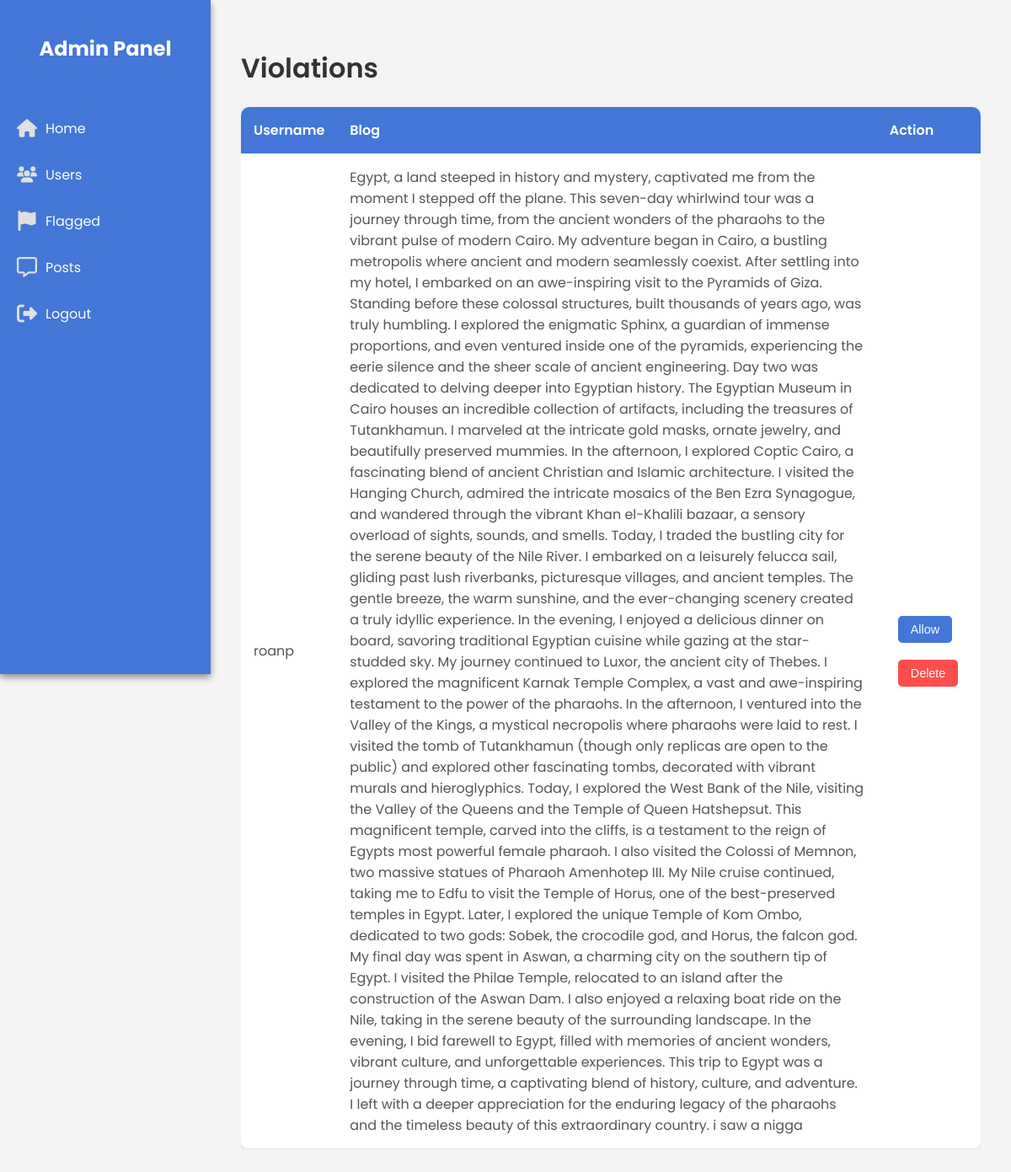
Page /flags on the committed database.
### app/models.py (models this page shows, shortened)
class SearchableMixin(object):
    @classmethod
    def before_commit(cls, session):
        session._changes = {
            'add': list(session.new),
            'update': list(session.dirty),
            'delete': list(session.deleted)
        }

class User(db.Model, UserMixin, SearchableMixin):
    __tablename__ = 'user'
    __searchable__ = ['username', 'email']
    id = db.Column(db.Integer, primary_key=True)
    username = db.Column(db.String(80), unique=True, nullable=False)
    password = db.Column(db.String(80), nullable=False)
    email = db.Column(db.String(120), unique=True, nullable=False)
    phone_number = db.Column(db.Integer, unique=True, nullable=False)
    profile_pic = db.Column(db.String(120), nullable=False, default='profile.jpg')

class Post(db.Model, SearchableMixin):
    __tablename__ = 'post'
    __searchable__ = ['title', 'location', 'category', 'content']
    id = db.Column(db.Integer, primary_key=True)
    title = db.Column(db.String(255), nullable=True)
    location = db.Column(db.String(255), nullable=True)
    category = db.Column(db.String(255), nullable=True)
    duration = db.Column(db.String(255), nullable=True)
    tips = db.Column(db.String(255), nullable=True)
    user_id = db.Column(db.Integer, db.ForeignKey('user.id'), nullable=True)
    status=db.Column(db.String, nullable=False, default='draft')
    content = db.Column(db.String, nullable=False)
    flagged = db.Column(db.Boolean, nullable=False,default=False)
    sexuality = db.Column(db.String(255), nullable=False,default=False)
    violence = db.Column(db.String(255), nullable=False,default=False)
    harassment = db.Column(db.String(255), nullable=False,default=False)
    illicit = db.Column(db.String(255), nullable=False,default=False)
    self_harm = db.Column(db.String(255), nullable=False,default=False)
    hate = db.Column(db.String(255), nullable=False,default=False)

### app/admin_routes.py (the view)
@app.route('/flags')
def flags():
    flagged = (
        db.session.query(User, Post)
        .join(Post, User.id == Post.user_id)
        .filter(Post.status == 'Flagged')  # Use 'flagged' status for flagged posts
        .all()
    )
    return render_template('adminPages/flagged.html', flagged=flagged)

### app/templates/adminPages/flagged.html
{% extends 'adminPages/adminhome.html' %}
{% block head %}
    <link rel="stylesheet" href="{{ url_for('static', filename='css/admin.css') }}">
    <link rel="stylesheet" href="{{ url_for('static', filename='css/users.css') }}">
{% endblock %}
{% block body %}
    <div class="users-page">
        <h1 class="page-title">Violations</h1>
        <div class="users-table-container">
            <table class="users-table">
                <thead>
                    <tr>
                        <th>Username</th>
                        <th>Blog</th>
                        <th>Action</th>
                    </tr>
                </thead>
                <tbody>
                    {% for user,post in flagged %}
                    <tr>
                        <td>{{ user.username }}</td>
                        <td>{{ post.content }}</td>
                        <td>
                            <button class="action-btn">Allow</button>
                            <form action="{{ url_for('delete_admin', post_id=post.id) }}" method="post" style="display:inline;">
                                <button type="submit" class="action-btn delete-btn">Delete</button>
                            </form>
                        </td>
                    </tr>
                    {% endfor %}
                </tbody>
            </table>
        </div>
    </div>
{% endblock %}

### app/static/css/admin.css (style rules this page uses)
body { font-family: 'Poppins', sans-serif; margin: 0; padding: 0; background-color: #f4f4f4; }

### app/static/css/users.css (style rules this page uses)
.users-page { padding: 20px; }
.page-title { font-size: 2rem; color: #333; font-weight: 600; }
.users-table-container { overflow-x: auto; }
.users-table { width: 100%; border-collapse: collapse; background-color: #ffffff; box-shadow: 0 2px 8px rgba(0, 0, 0, 0.1); border-radius: 10px; overflow: hidden; }
.users-table th, .users-table td { padding: 15px; text-align: left; border-bottom: 1px solid #e0e0e0; }
.users-table th { background-color: #4376d6; color: #ffffff; font-weight: 600; }
.users-table td { color: #555; }
.action-btn { padding: 8px 15px; border: none; border-radius: 5px; cursor: pointer; font-size: 0.9rem; color: #ffffff; background-color: #4376d6; transition: background-color 0.3s; margin: 10px; }
.delete-btn { background-color: #ff4d4d; }
.action-btn { text-decoration: none; }

### rows in the picture
User: username "roanp", content "Egypt, a land steeped in history and mystery, captivated me from the moment I stepped off the plane. This seven-day whirlwind tour was a journey through time, from the ancient wonders of the pharaohs to the vibrant pulse of modern Cairo. My adventure began in Cairo, a bustling metropolis where ancient and modern seamlessly coexist. After settling into my hotel, I embarked on an awe-inspiring visit to the Pyramids of Giza. Standing before these colossal structures, built thousands of years ago, was truly humbling. I explored the enigmatic Sphinx, a guardian of immense proportions, and even ventured inside one of the pyramids, experiencing the eerie silence and the sheer scale of ancient…"
